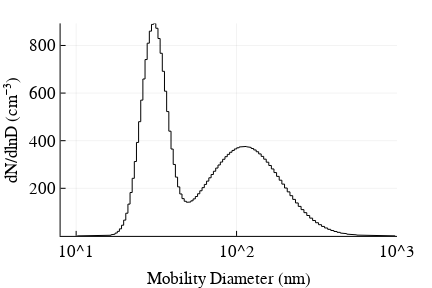

Write notebook code for a chart like this one.
### Markdown cell above
## Block 3. Size distribution and response function
The example provided here is for an assumed size distribution. From that distribution, the response function is computed and Poisson counting noise superimposed. The inversion algorithm is then applied and the result compared to the original input distribution.

### Code cell
figure("Helvetica", 2, 3, 2, 8)
𝕟 = DMALognormalDistribution([[400, 30, 1.2],[500, 110, 1.7]], δ)
p = plot(𝕟.Dp, 𝕟.S, xaxis = :log10, xticks = [10, 100, 1000], lt = :steppre, right_margin = 35px,
    legend = :none, ylabel = "dN/dlnD (cm⁻³)", xlim = (8,1000), color =  :black,
    xlabel = "Mobility Diameter (nm)")

### Figure 1 — Plotly figure (JSON) as saved in the notebook; plotly's stock layout.template omitted (floating-point values rounded to 4 significant figures; data arrays with more than 128 entries replaced by an {"elided": "..."} marker saying what was removed)
{"data": [{"colorbar": {"title": ""}, "legendgroup": "y1", "line": {"color": "rgba(0, 0, 0, 1.000)", "dash": "solid", "shape": "linear", "width": 1}, "mode": "lines", "name": "y1", "showlegend": true, "type": "scatter", "x": {"elided": "255 float values"}, "xaxis": "x1", "y": {"elided": "255 float values"}, "yaxis": "y1"}], "layout": {"annotations": [], "height": 288, "margin": {"b": 20, "l": 0, "r": 0, "t": 20}, "paper_bgcolor": "rgba(255, 255, 255, 1.000)", "plot_bgcolor": "rgba(255, 255, 255, 1.000)", "showlegend": false, "width": 432, "xaxis1": {"anchor": "y1", "domain": [0.1403, 0.919], "gridcolor": "rgba(0, 0, 0, 0.100)", "gridwidth": 0.5, "linecolor": "rgba(0, 0, 0, 1.000)", "mirror": false, "range": [0.9031, 3], "showgrid": true, "showline": true, "showticklabels": true, "tickangle": 0, "tickcolor": "rgb(0, 0, 0)", "tickfont": {"color": "rgba(0, 0, 0, 1.000)", "family": "Helvetica", "size": 17}, "tickmode": "array", "ticks": "inside", "ticktext": ["10^1", "10^2", "10^3"], "tickvals": [10, 100, 1000], "title": "Mobility Diameter (nm)", "titlefont": {"color": "rgba(0, 0, 0, 1.000)", "family": "Helvetica", "size": 17}, "type": "log", "visible": true, "zeroline": false, "zerolinecolor": "rgba(0, 0, 0, 1.000)"}, "yaxis1": {"anchor": "x1", "domain": [0.1294, 0.9863], "gridcolor": "rgba(0, 0, 0, 0.100)", "gridwidth": 0.5, "linecolor": "rgba(0, 0, 0, 1.000)", "mirror": false, "range": [0.01573, 892.8], "showgrid": true, "showline": true, "showticklabels": true, "tickangle": 0, "tickcolor": "rgb(0, 0, 0)", "tickfont": {"color": "rgba(0, 0, 0, 1.000)", "family": "Helvetica", "size": 17}, "tickmode": "array", "ticks": "inside", "ticktext": ["200", "400", "600", "800"], "tickvals": [200, 400, 600, 800], "title": "dN/dlnD (cm⁻³)", "titlefont": {"color": "rgba(0, 0, 0, 1.000)", "family": "Helvetica", "size": 17}, "type": "-", "visible": true, "zeroline": false, "zerolinecolor": "rgba(0, 0, 0, 1.000)"}}}
